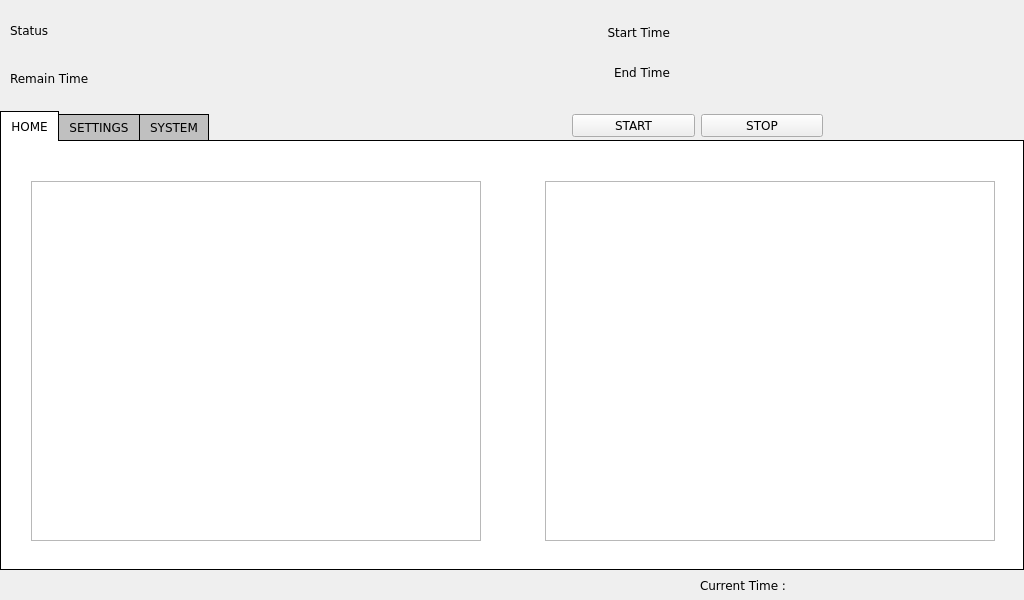
<?xml version="1.0" encoding="UTF-8"?>
<ui version="4.0">
 <class>MainWindow</class>
 <widget class="QMainWindow" name="MainWindow">
  <property name="geometry">
   <rect>
    <x>0</x>
    <y>0</y>
    <width>1024</width>
    <height>600</height>
   </rect>
  </property>
  <property name="maximumSize">
   <size>
    <width>1024</width>
    <height>600</height>
   </size>
  </property>
  <property name="font">
   <font>
    <family>DejaVu Sans</family>
   </font>
  </property>
  <property name="windowTitle">
   <string>MainWindow</string>
  </property>
  <widget class="QWidget" name="centralwidget">
   <widget class="QLabel" name="hydration_status_label">
    <property name="geometry">
     <rect>
      <x>10</x>
      <y>10</y>
      <width>150</width>
      <height>40</height>
     </rect>
    </property>
    <property name="text">
     <string>Status</string>
    </property>
   </widget>
   <widget class="QLabel" name="time_label">
    <property name="geometry">
     <rect>
      <x>10</x>
      <y>58</y>
      <width>120</width>
      <height>40</height>
     </rect>
    </property>
    <property name="text">
     <string>Remain Time</string>
    </property>
   </widget>
   <widget class="QLabel" name="hydration_start_label">
    <property name="geometry">
     <rect>
      <x>540</x>
      <y>15</y>
      <width>130</width>
      <height>35</height>
     </rect>
    </property>
    <property name="text">
     <string>Start Time</string>
    </property>
    <property name="alignment">
     <set>Qt::AlignRight|Qt::AlignTrailing|Qt::AlignVCenter</set>
    </property>
   </widget>
   <widget class="QLabel" name="hydration_end_label">
    <property name="geometry">
     <rect>
      <x>540</x>
      <y>55</y>
      <width>130</width>
      <height>35</height>
     </rect>
    </property>
    <property name="text">
     <string>End Time</string>
    </property>
    <property name="alignment">
     <set>Qt::AlignRight|Qt::AlignTrailing|Qt::AlignVCenter</set>
    </property>
   </widget>
   <widget class="QLabel" name="system_current_time">
    <property name="geometry">
     <rect>
      <x>700</x>
      <y>570</y>
      <width>300</width>
      <height>30</height>
     </rect>
    </property>
    <property name="text">
     <string>Current Time :</string>
    </property>
   </widget>
   <widget class="QTabWidget" name="tabWidget">
    <property name="geometry">
     <rect>
      <x>0</x>
      <y>110</y>
      <width>1024</width>
      <height>460</height>
     </rect>
    </property>
    <property name="styleSheet">
     <string notr="true">QTabWidget::pane {
    border: 1px solid black;
    background: white;
}

QTabWidget::tab-bar:top {
    top: 1px;
}

QTabWidget::tab-bar:bottom {
    bottom: 1px;
}

QTabWidget::tab-bar:left {
    right: 1px;
}

QTabWidget::tab-bar:right {
    left: 1px;
}

QTabBar::tab {
    border: 1px solid black;
}

QTabBar::tab:selected {
    background: white;
}

QTabBar::tab:!selected {
    background: silver;
}

QTabBar::tab:!selected:hover {
    background: #999;
}

QTabBar::tab:top:!selected {
    margin-top: 3px;
}

QTabBar::tab:bottom:!selected {
    margin-bottom: 3px;
}

QTabBar::tab:top, QTabBar::tab:bottom {
    min-width: 8ex;
    margin-right: -1px;
    padding: 5px 10px 5px 10px;
}

QTabBar::tab:top:selected {
    border-bottom-color: none;
}

QTabBar::tab:bottom:selected {
    border-top-color: none;
}

QTabBar::tab:top:last, QTabBar::tab:bottom:last,
QTabBar::tab:top:only-one, QTabBar::tab:bottom:only-one {
    margin-right: 0;
}

QTabBar::tab:left:!selected {
    margin-right: 3px;
}

QTabBar::tab:right:!selected {
    margin-left: 3px;
}

QTabBar::tab:left, QTabBar::tab:right {
    min-height: 8ex;
    margin-bottom: -1px;
    padding: 10px 5px 10px 5px;
}

QTabBar::tab:left:selected {
    border-left-color: none;
}

QTabBar::tab:right:selected {
    border-right-color: none;
}

QTabBar::tab:left:last, QTabBar::tab:right:last,
QTabBar::tab:left:only-one, QTabBar::tab:right:only-one {
    margin-bottom: 0;
}</string>
    </property>
    <property name="currentIndex">
     <number>0</number>
    </property>
    <widget class="QWidget" name="home">
     <attribute name="title">
      <string>HOME</string>
     </attribute>
     <widget class="QTableWidget" name="ch_gr_1">
      <property name="geometry">
       <rect>
        <x>30</x>
        <y>40</y>
        <width>450</width>
        <height>360</height>
       </rect>
      </property>
      <property name="font">
       <font>
        <pointsize>10</pointsize>
       </font>
      </property>
     </widget>
     <widget class="QTableWidget" name="ch_gr_2">
      <property name="geometry">
       <rect>
        <x>544</x>
        <y>40</y>
        <width>450</width>
        <height>360</height>
       </rect>
      </property>
      <property name="font">
       <font>
        <pointsize>10</pointsize>
       </font>
      </property>
     </widget>
    </widget>
    <widget class="QWidget" name="setting">
     <attribute name="title">
      <string>SETTINGS</string>
     </attribute>
     <widget class="QGroupBox" name="h_time_set">
      <property name="geometry">
       <rect>
        <x>5</x>
        <y>12</y>
        <width>480</width>
        <height>280</height>
       </rect>
      </property>
      <property name="font">
       <font>
        <pointsize>12</pointsize>
       </font>
      </property>
      <property name="title">
       <string>Hydration Time Settings</string>
      </property>
      <widget class="QTimeEdit" name="set_hydration_time">
       <property name="geometry">
        <rect>
         <x>113</x>
         <y>90</y>
         <width>250</width>
         <height>100</height>
        </rect>
       </property>
       <property name="font">
        <font>
         <pointsize>-1</pointsize>
         <weight>75</weight>
         <italic>false</italic>
         <bold>true</bold>
        </font>
       </property>
       <property name="styleSheet">
        <string notr="true">QTimeEdit{
font: bold 50px;
}</string>
       </property>
      </widget>
     </widget>
     <widget class="QGroupBox" name="bias_settings">
      <property name="geometry">
       <rect>
        <x>570</x>
        <y>10</y>
        <width>420</width>
        <height>71</height>
       </rect>
      </property>
      <property name="font">
       <font>
        <pointsize>11</pointsize>
       </font>
      </property>
      <property name="title">
       <string>Bias setting</string>
      </property>
      <widget class="QWidget" name="layoutWidget_2">
       <property name="geometry">
        <rect>
         <x>149</x>
         <y>30</y>
         <width>251</width>
         <height>31</height>
        </rect>
       </property>
       <layout class="QHBoxLayout" name="horizontalLayout_2">
        <item>
         <widget class="QPushButton" name="bias_on">
          <property name="text">
           <string>ON</string>
          </property>
         </widget>
        </item>
        <item>
         <widget class="QPushButton" name="bias_off">
          <property name="text">
           <string>OFF</string>
          </property>
         </widget>
        </item>
       </layout>
      </widget>
     </widget>
     <widget class="QGroupBox" name="pump_motor_setting">
      <property name="geometry">
       <rect>
        <x>570</x>
        <y>87</y>
        <width>420</width>
        <height>71</height>
       </rect>
      </property>
      <property name="font">
       <font>
        <pointsize>11</pointsize>
       </font>
      </property>
      <property name="title">
       <string>Pump Motor</string>
      </property>
      <widget class="QWidget" name="layoutWidget_3">
       <property name="geometry">
        <rect>
         <x>149</x>
         <y>30</y>
         <width>251</width>
         <height>31</height>
        </rect>
       </property>
       <layout class="QHBoxLayout" name="horizontalLayout_3">
        <item>
         <widget class="QPushButton" name="pump_start">
          <property name="text">
           <string>START</string>
          </property>
         </widget>
        </item>
        <item>
         <widget class="QPushButton" name="pump_stop">
          <property name="text">
           <string>STOP</string>
          </property>
         </widget>
        </item>
       </layout>
      </widget>
     </widget>
     <widget class="QGroupBox" name="valve_settings">
      <property name="geometry">
       <rect>
        <x>570</x>
        <y>160</y>
        <width>420</width>
        <height>71</height>
       </rect>
      </property>
      <property name="font">
       <font>
        <pointsize>11</pointsize>
       </font>
      </property>
      <property name="title">
       <string>Valve</string>
      </property>
      <widget class="QWidget" name="layoutWidget_4">
       <property name="geometry">
        <rect>
         <x>150</x>
         <y>30</y>
         <width>251</width>
         <height>31</height>
        </rect>
       </property>
       <layout class="QHBoxLayout" name="horizontalLayout_4">
        <item>
         <widget class="QPushButton" name="valve_open">
          <property name="text">
           <string>OPEN</string>
          </property>
         </widget>
        </item>
        <item>
         <widget class="QPushButton" name="valve_close">
          <property name="text">
           <string>CLOSE</string>
          </property>
         </widget>
        </item>
       </layout>
      </widget>
     </widget>
     <widget class="QGroupBox" name="flow_control_settings">
      <property name="geometry">
       <rect>
        <x>570</x>
        <y>238</y>
        <width>420</width>
        <height>165</height>
       </rect>
      </property>
      <property name="font">
       <font>
        <pointsize>11</pointsize>
       </font>
      </property>
      <property name="title">
       <string>Flow Sensor Status</string>
      </property>
      <widget class="QLabel" name="flow">
       <property name="geometry">
        <rect>
         <x>10</x>
         <y>25</y>
         <width>120</width>
         <height>21</height>
        </rect>
       </property>
       <property name="font">
        <font>
         <pointsize>11</pointsize>
        </font>
       </property>
       <property name="text">
        <string/>
       </property>
      </widget>
      <widget class="QLabel" name="high_flow">
       <property name="geometry">
        <rect>
         <x>10</x>
         <y>85</y>
         <width>200</width>
         <height>21</height>
        </rect>
       </property>
       <property name="font">
        <font>
         <pointsize>11</pointsize>
        </font>
       </property>
       <property name="text">
        <string/>
       </property>
      </widget>
      <widget class="QLabel" name="air_in_line">
       <property name="geometry">
        <rect>
         <x>10</x>
         <y>115</y>
         <width>200</width>
         <height>21</height>
        </rect>
       </property>
       <property name="font">
        <font>
         <pointsize>11</pointsize>
        </font>
       </property>
       <property name="text">
        <string/>
       </property>
      </widget>
      <widget class="QLabel" name="exp_smoothing">
       <property name="geometry">
        <rect>
         <x>10</x>
         <y>140</y>
         <width>291</width>
         <height>21</height>
        </rect>
       </property>
       <property name="font">
        <font>
         <pointsize>11</pointsize>
        </font>
       </property>
       <property name="text">
        <string/>
       </property>
      </widget>
      <widget class="QPushButton" name="flow_cal">
       <property name="geometry">
        <rect>
         <x>277</x>
         <y>25</y>
         <width>121</width>
         <height>23</height>
        </rect>
       </property>
       <property name="text">
        <string>Calibration</string>
       </property>
      </widget>
      <widget class="QLabel" name="flow_unit">
       <property name="geometry">
        <rect>
         <x>120</x>
         <y>27</y>
         <width>59</width>
         <height>15</height>
        </rect>
       </property>
       <property name="font">
        <font>
         <pointsize>11</pointsize>
         <weight>50</weight>
         <bold>false</bold>
        </font>
       </property>
       <property name="text">
        <string>ml/m</string>
       </property>
       <property name="alignment">
        <set>Qt::AlignCenter</set>
       </property>
      </widget>
      <widget class="QLabel" name="temp">
       <property name="geometry">
        <rect>
         <x>10</x>
         <y>55</y>
         <width>125</width>
         <height>21</height>
        </rect>
       </property>
       <property name="font">
        <font>
         <pointsize>11</pointsize>
        </font>
       </property>
       <property name="text">
        <string/>
       </property>
      </widget>
      <widget class="QLabel" name="temp_unit">
       <property name="geometry">
        <rect>
         <x>119</x>
         <y>57</y>
         <width>59</width>
         <height>15</height>
        </rect>
       </property>
       <property name="font">
        <font>
         <pointsize>11</pointsize>
         <weight>50</weight>
         <bold>false</bold>
        </font>
       </property>
       <property name="text">
        <string>°C</string>
       </property>
       <property name="alignment">
        <set>Qt::AlignCenter</set>
       </property>
      </widget>
     </widget>
     <widget class="QGroupBox" name="adc_calibration">
      <property name="geometry">
       <rect>
        <x>5</x>
        <y>323</y>
        <width>480</width>
        <height>80</height>
       </rect>
      </property>
      <property name="font">
       <font>
        <pointsize>11</pointsize>
       </font>
      </property>
      <property name="title">
       <string>ADC Calibration</string>
      </property>
      <widget class="QPushButton" name="adc_cal">
       <property name="geometry">
        <rect>
         <x>330</x>
         <y>35</y>
         <width>121</width>
         <height>23</height>
        </rect>
       </property>
       <property name="text">
        <string>Calibration</string>
       </property>
      </widget>
     </widget>
     <zorder>flow_control_settings</zorder>
     <zorder>h_time_set</zorder>
     <zorder>bias_settings</zorder>
     <zorder>pump_motor_setting</zorder>
     <zorder>valve_settings</zorder>
     <zorder>adc_calibration</zorder>
    </widget>
    <widget class="QWidget" name="system">
     <attribute name="title">
      <string>SYSTEM</string>
     </attribute>
     <widget class="QTextEdit" name="debug_info">
      <property name="geometry">
       <rect>
        <x>22</x>
        <y>30</y>
        <width>450</width>
        <height>360</height>
       </rect>
      </property>
     </widget>
     <widget class="QPushButton" name="power_off">
      <property name="geometry">
       <rect>
        <x>888</x>
        <y>374</y>
        <width>121</width>
        <height>30</height>
       </rect>
      </property>
      <property name="text">
       <string>Power Off</string>
      </property>
     </widget>
     <widget class="QPushButton" name="reboot">
      <property name="geometry">
       <rect>
        <x>760</x>
        <y>374</y>
        <width>122</width>
        <height>30</height>
       </rect>
      </property>
      <property name="text">
       <string>Reboot</string>
      </property>
     </widget>
     <widget class="QGroupBox" name="build_info">
      <property name="geometry">
       <rect>
        <x>590</x>
        <y>283</y>
        <width>420</width>
        <height>70</height>
       </rect>
      </property>
      <property name="font">
       <font>
        <pointsize>11</pointsize>
       </font>
      </property>
      <property name="title">
       <string>Build Date</string>
      </property>
      <widget class="QLabel" name="build_date">
       <property name="geometry">
        <rect>
         <x>30</x>
         <y>38</y>
         <width>240</width>
         <height>20</height>
        </rect>
       </property>
       <property name="font">
        <font>
         <pointsize>11</pointsize>
        </font>
       </property>
       <property name="text">
        <string/>
       </property>
      </widget>
     </widget>
     <widget class="QGroupBox" name="net_info">
      <property name="geometry">
       <rect>
        <x>590</x>
        <y>145</y>
        <width>420</width>
        <height>121</height>
       </rect>
      </property>
      <property name="font">
       <font>
        <pointsize>11</pointsize>
       </font>
      </property>
      <property name="title">
       <string>Network Information</string>
      </property>
      <widget class="QLabel" name="eth">
       <property name="geometry">
        <rect>
         <x>30</x>
         <y>43</y>
         <width>240</width>
         <height>20</height>
        </rect>
       </property>
       <property name="font">
        <font>
         <pointsize>12</pointsize>
        </font>
       </property>
       <property name="text">
        <string/>
       </property>
      </widget>
      <widget class="QLabel" name="wlan">
       <property name="geometry">
        <rect>
         <x>30</x>
         <y>78</y>
         <width>240</width>
         <height>20</height>
        </rect>
       </property>
       <property name="font">
        <font>
         <pointsize>12</pointsize>
        </font>
       </property>
       <property name="text">
        <string/>
       </property>
      </widget>
     </widget>
     <zorder>build_info</zorder>
     <zorder>debug_info</zorder>
     <zorder>power_off</zorder>
     <zorder>reboot</zorder>
     <zorder>net_info</zorder>
    </widget>
   </widget>
   <widget class="QWidget" name="layoutWidget">
    <property name="geometry">
     <rect>
      <x>572</x>
      <y>110</y>
      <width>251</width>
      <height>31</height>
     </rect>
    </property>
    <layout class="QHBoxLayout" name="horizontalLayout">
     <item>
      <widget class="QPushButton" name="hydration_start">
       <property name="text">
        <string>START</string>
       </property>
      </widget>
     </item>
     <item>
      <widget class="QPushButton" name="hydration_stop">
       <property name="text">
        <string>STOP</string>
       </property>
      </widget>
     </item>
    </layout>
   </widget>
   <widget class="QLabel" name="hydration_countdown">
    <property name="geometry">
     <rect>
      <x>140</x>
      <y>58</y>
      <width>130</width>
      <height>40</height>
     </rect>
    </property>
    <property name="text">
     <string/>
    </property>
    <property name="alignment">
     <set>Qt::AlignCenter</set>
    </property>
   </widget>
   <widget class="QLabel" name="hydration_start_time">
    <property name="geometry">
     <rect>
      <x>690</x>
      <y>15</y>
      <width>300</width>
      <height>35</height>
     </rect>
    </property>
    <property name="text">
     <string/>
    </property>
    <property name="alignment">
     <set>Qt::AlignCenter</set>
    </property>
   </widget>
   <widget class="QLabel" name="hydration_end_time">
    <property name="geometry">
     <rect>
      <x>690</x>
      <y>55</y>
      <width>300</width>
      <height>35</height>
     </rect>
    </property>
    <property name="text">
     <string/>
    </property>
    <property name="alignment">
     <set>Qt::AlignCenter</set>
    </property>
   </widget>
   <widget class="QLabel" name="hydration_status">
    <property name="geometry">
     <rect>
      <x>140</x>
      <y>10</y>
      <width>130</width>
      <height>40</height>
     </rect>
    </property>
    <property name="text">
     <string/>
    </property>
    <property name="alignment">
     <set>Qt::AlignCenter</set>
    </property>
   </widget>
  </widget>
 </widget>
 <resources/>
 <connections/>
</ui>
